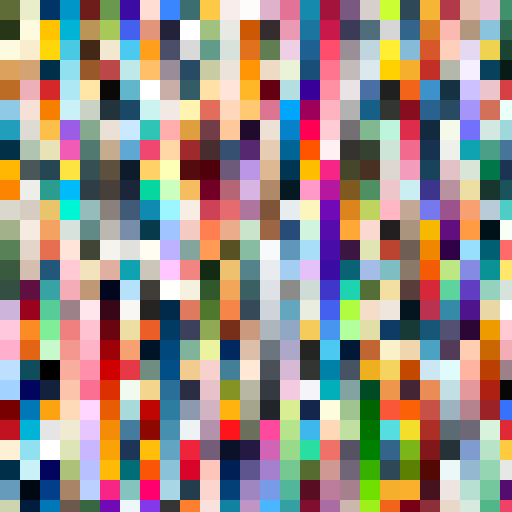
#> input picture Mask_Image/square_mask.png, 512 x 512 px, found by its file name
$ jupyter execute --allow-errors Googlenews.ipynb
#> lines starting #> are read from the running program, lines starting #| are printed output that depends on the picture; after the words box and inside, x2 and y2 are one past the last pixel; in counts of white or black regions, pixels touching at a corner belong together
# 匯入模組

```
pip install pandas
pip install jieba
pip install GoogleNews
pip install matplotlib
pip install Pillow
pip install numpy
pip install scipy
pip install wordcloud
```

[cell 1]
# 匯入模組
import pandas as pd
import jieba
from GoogleNews import GoogleNews
from collections import Counter
import matplotlib.pyplot as plt
from datetime import datetime
from PIL import Image
import numpy as np
from scipy.ndimage import gaussian_gradient_magnitude
from wordcloud import WordCloud, ImageColorGenerator

需要知道的觀念和套件：

1. Pandas 資料處理
2. GoogleNews 爬蟲套件
3. WordCloud 文字雲套件
4. Image.open 讀取圖片
5. numpy 陣列操作
6. jieba 斷詞套件
7. datetime 日期處理

# 初始化 Google News 物件

#> (a cell that did not finish here is left out)

# 使用者輸入關鍵字

[cell 3]
# 使用者輸入關鍵字
# keyword = input("請輸入要搜尋的關鍵字: ")
keyword = "柯文哲"
#> (the rest of this cell did not finish here and is left out)

# 顯示搜尋結果

#> (a cell that did not finish here is left out)

# 停用詞過濾

#> (a cell that did not finish here is left out)

   - `^` 表示字符串的開始
   - `[a-zA-Z]` 表示任何英文字母（大寫或小寫）
   - `+` 表示前面的字符至少出現一次
   - `$` 表示字符串的結束
   -  `.*`：匹配任意字符（除換行符外）零次或多次

# 計算文字出現次數

#> (a cell that did not finish here is left out)

# 從字典取出資料

字典可以使用的方法
['clear', 'copy', 'fromkeys', 'get', 'items', 'keys',

'pop', 'popitem', 'setdefault', 'update', 'values']

[cell 7]
# [8 lines of commented-out code are left out]

words = []
counts = []

print("--"*60)

#> (the rest of this cell did not finish here and is left out)

# 使用 Pandas 排序呈現資料

練習用 Series 方式加入

[cell 8]
# 創建一個 pandas Series，使用單字作為索引，詞頻作為值
word_count_series = pd.Series(data=counts, index=words, name='一維陣列詞頻Series')
print(word_count_series.info())
print(word_count_series.head)
print("--"*60)

[cell 9]
word_text_series = pd.Series(data=words, name='一維陣列文字Series')
print(word_text_series.info())

print("--"*60)
print(word_text_series.head)

[cell 10]
# 將單一 Series 轉換為 DataFrame
df = word_count_series.reset_index()
df.columns = ['word', 'count']  # 重命名列
print(df.info())
print(df.head)

[cell 11]
# 將多個 Series 轉換為 DataFrame

# 重置兩個 Series 的索引
word_text_series = word_text_series.reset_index(drop=True)
word_count_series = word_count_series.reset_index(drop=True)

# 使用 concat 創建 DataFrame
df = pd.concat([word_text_series, word_count_series], axis=1)

# 重命名列
df.columns = ['word', 'count']

# 移除任何包含 NaN 的行
df = df.dropna()

# 顯示 DataFrame 的資訊
print(df.info())

# 顯示 DataFrame 的前幾行
print("\nDataFrame 預覽：")
print(df.head())

# # 如果需要，可以按計數降序排序
# df_sorted = df.sort_values('count', ascending=False).reset_index(drop=True)

# # 顯示排序後的 DataFrame 前幾行
# print("\n排序後：")
# print(df_sorted.head())

#> (a cell that did not finish here is left out)

# 製作文字雲圖片遮罩

[cell 13]
# 詢問使用者字體檔案路徑
# font_path_input = input("請輸入中文字體的檔案路徑: ")
font_path_input = "/Users/larry/Github/Python-WordCloud/TaipeiSansTCBeta-Bold.ttf"
print(font_path_input)
# 文字雲圖片遮罩檔案路徑
img_path = "./Mask_Image/Square_mask.png"

# 讀取遮罩圖片，轉換為 RGB，調整大小，然後轉換為 numpy 陣列
mask_color = np.array(Image.open(img_path).convert("RGB").resize((960, 540)))
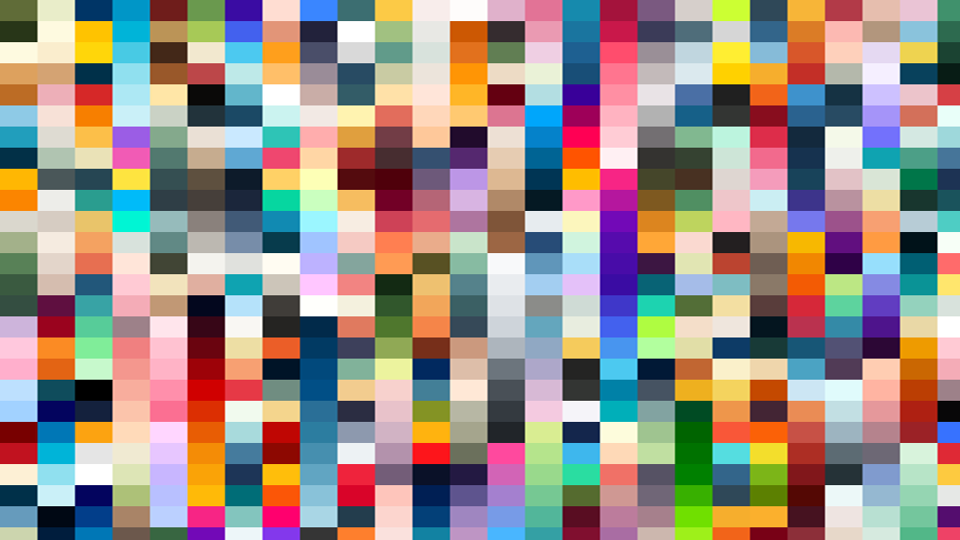
#> mask_color: shape (540, 960, 3); mean R, G, B 154.3, 141.7, 134.5

print("mask_color.shape:", mask_color.shape)
#| mask_color.shape: (540, 960, 3)

# 查看 mask_color 的類型和屬性
print("Type of mask_color:", type(mask_color))
#| Type of mask_color: <class 'numpy.ndarray'>
print("Shape of mask_color:", mask_color.shape)
#| Shape of mask_color: (540, 960, 3)
print("Data type of mask_color:", mask_color.dtype)
#| Data type of mask_color: uint8
# print("Attributes and methods of array:", dir(mask_color))

# 高精度尺寸圖適用
# # 每隔 n 個像素取一個像素
# mask_color = mask_color[::2, ::2]

# # 處理遮罩圖片 黑色區域不會生成圖片
mask_image = mask_color.copy()

# 顯示原始遮罩圖片
plt.figure(figsize=(10, 5))
plt.subplot(1, 2, 1)
plt.imshow(mask_image)
plt.title("Original Mask")

threshold = 10  # 根據圖片調整閾值
mask_image[np.all(mask_image < threshold, axis=2)] = 255
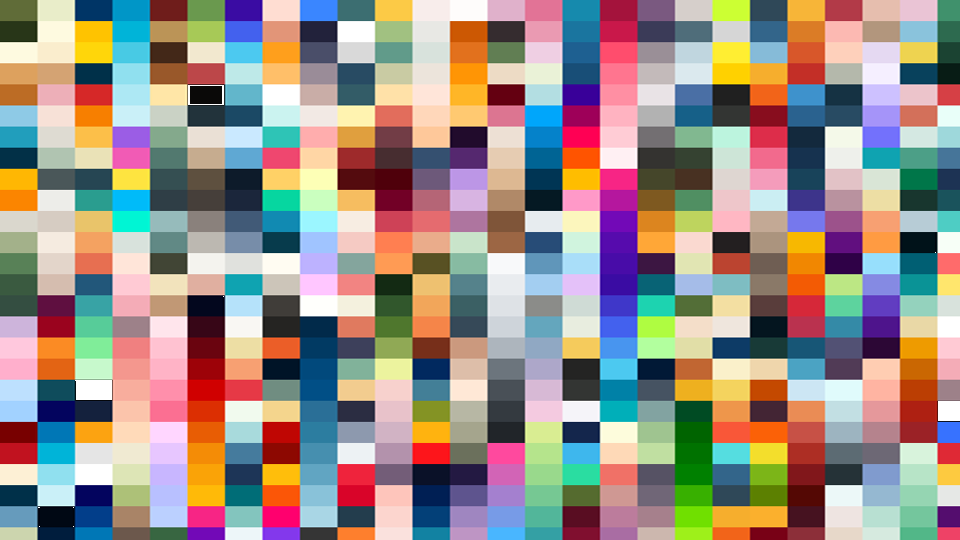
#> mask_image: shape (540, 960, 3); 0.25% of pixels changed, all inside (x1, y1, x2, y2) = (38, 85, 960, 527)

print("Processed mask shape:", mask_image.shape)
#| Processed mask shape: (540, 960, 3)

# 顯示處理後的遮罩圖片
plt.subplot(1, 2, 2)
plt.imshow(mask_image)
plt.title("Processed Mask")

plt.tight_layout()
plt.show()
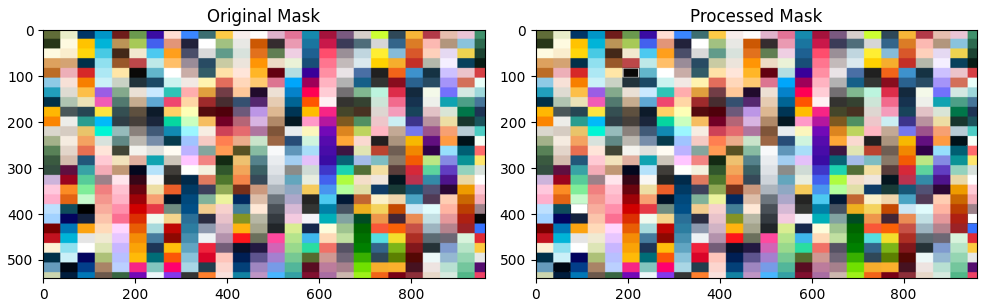
#> figure drawn by matplotlib, 2 panels

# 打印被濾掉的像素數量
filtered_pixels = np.sum(np.all(mask_image == 255, axis=2))
#> filtered_pixels = 4104
total_pixels = mask_image.shape[0] * mask_image.shape[1]
#> total_pixels = 518400
print(f"被濾掉的像素數量：{filtered_pixels}，總像素數：{total_pixels}（佔比：{filtered_pixels/total_pixels*100:.2f}%）")
#| 被濾掉的像素數量：4104，總像素數：518400（佔比：0.79%）

# # 邊緣檢測
# edges = np.mean([gaussian_gradient_magnitude(mask_color[:, :, i] / 255., 2) for i in range(3)], axis=0)

# 邊緣檢測
edges = np.zeros_like(mask_color[:,:,0], dtype=np.float64)  # 創建一個與遮罩圖片同大小的零矩陣

for i in range(3):  # 遍歷RGB三個通道
    # 對每個通道應用高斯梯度幅值
    # 255.0 用於將像素值歸一化到 0-1 範圍
    # 2 是高斯核的標準差，控制邊緣檢測的敏感度
    gradient = gaussian_gradient_magnitude(mask_color[:,:,i] / 255.0, sigma=2)
    edges += gradient  # 累加每個通道的梯度
#> this loop made 3 passes
#> pass 1, `gradient = gaussian_gradient_magnitude(mask_color[:,:,i] / 255.0, sigm..`:
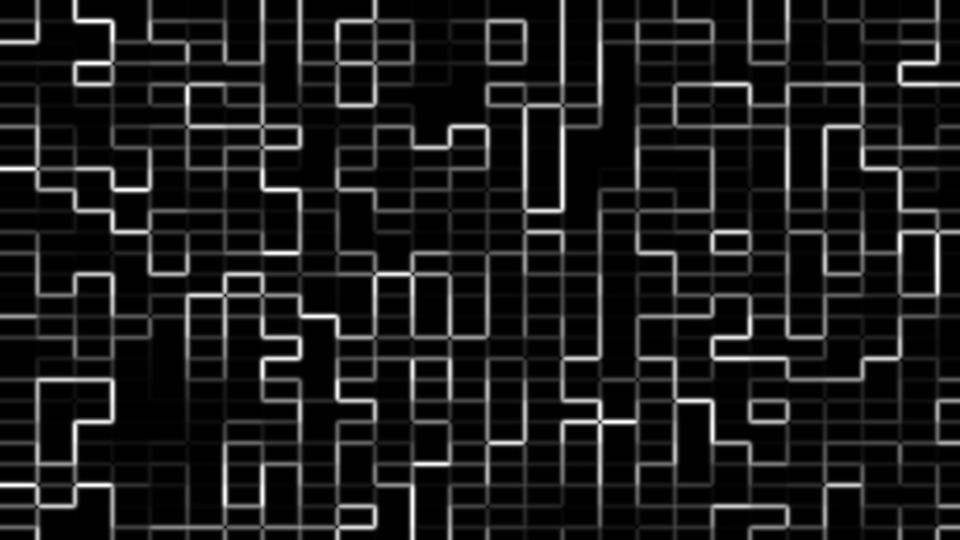
#> gradient: shape (540, 960) float64; min 0, max 0.195, mean 0.0199; drawn with min black and max white
#> pass 2, `gradient = gaussian_gradient_magnitude(mask_color[:,:,i] / 255.0, sigm..`:
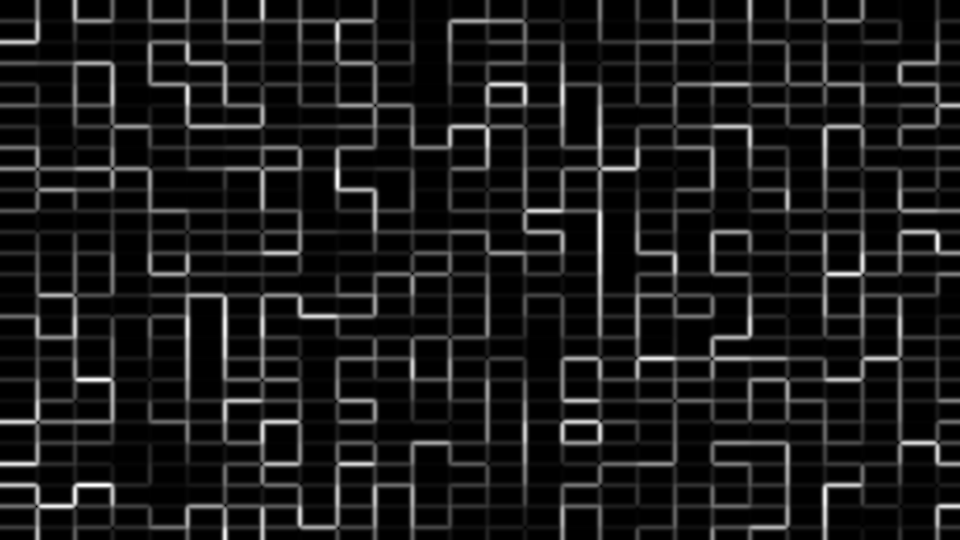
#> gradient: shape (540, 960) float64; min 0, max 0.193, mean 0.0184; drawn with min black and max white
#> pass 2, `edges += gradient`:
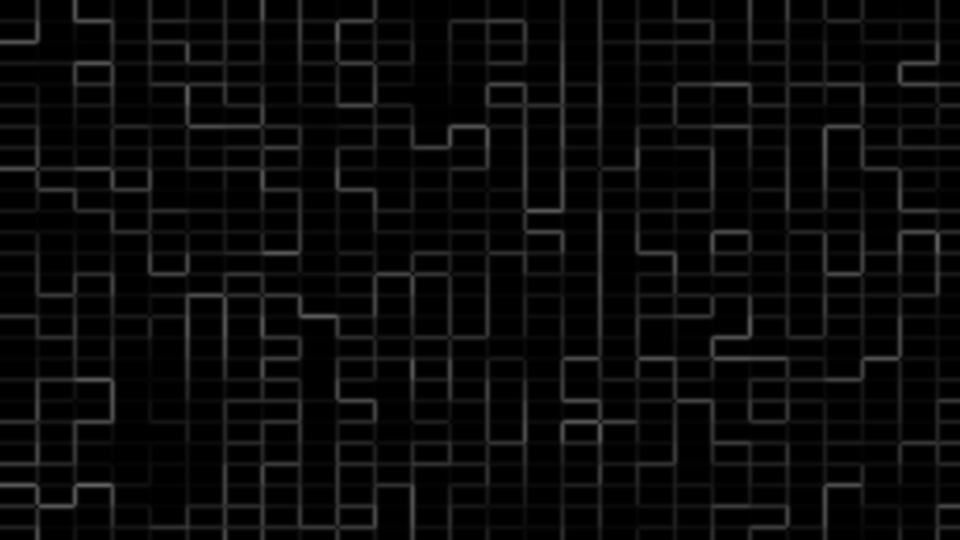
#> edges: shape (540, 960) float64; min 0, max 0.386, mean 0.0384
#> pass 3, `gradient = gaussian_gradient_magnitude(mask_color[:,:,i] / 255.0, sigm..`:
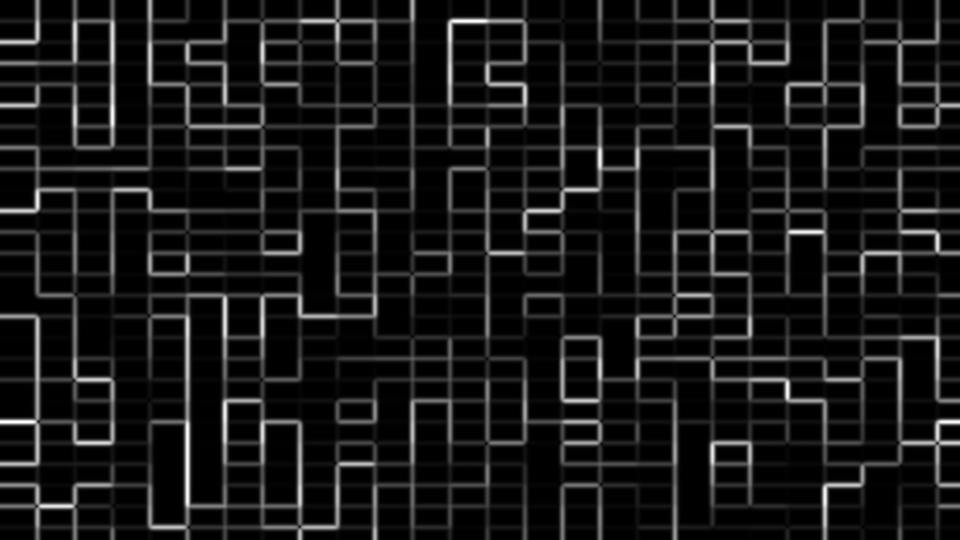
#> gradient: shape (540, 960) float64; min 0, max 0.195, mean 0.0175; drawn with min black and max white
#> after the loop:
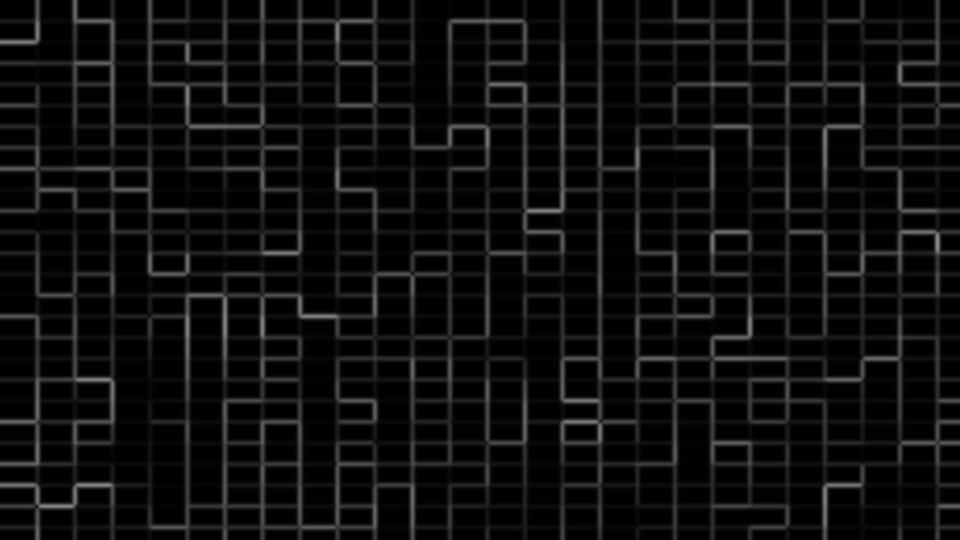
#> edges: shape (540, 960) float64; min 0, max 0.553, mean 0.0559

edges /= 3  # 取三個通道的平均值
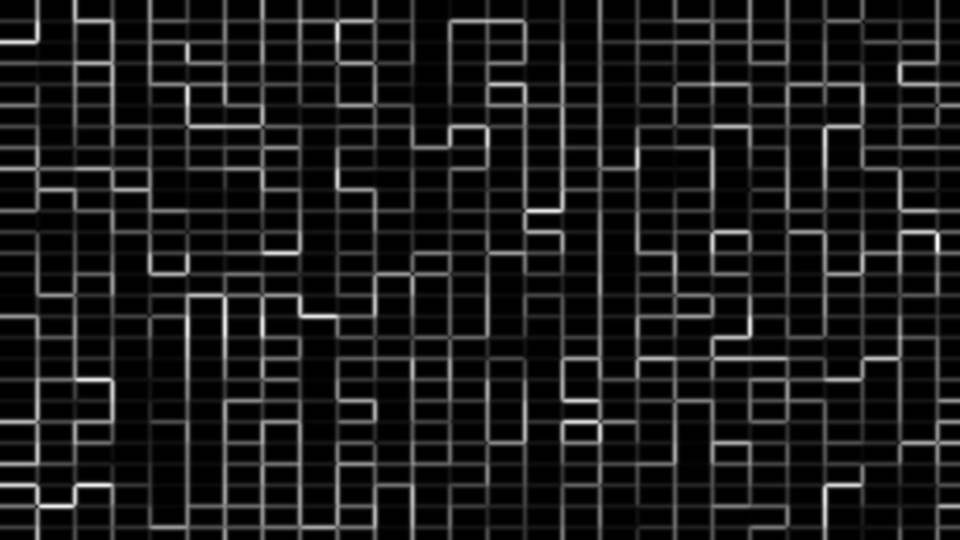
#> edges: shape (540, 960) float64; min 0, max 0.184, mean 0.0186; drawn with min black and max white

# 將高於閾值的邊緣像素設為白色
mask_image[edges > 0.95] = 255

"""

AI answer: 待釐清

這個版本的代碼做了以下事情：

1. 創建一個與單個顏色通道相同大小的零矩陣。
2. 遍歷三個顏色通道（RGB）。
3. 對每個通道計算高斯梯度幅值。
4. 將每個通道的梯度累加到 `edges` 矩陣中。
5. 最後，將累加的結果除以 3 來獲得平均值。

這個方法實現了與原始代碼相同的功能，但避免了使用列表推導式和 `np.mean` 的 `axis` 參數，可能更容易理解每一步在做什麼。最後，仍然將高於閾值的邊緣像素設為白色，以在遮罩中突出顯示邊緣。


- 高斯梯度幅值越低 → 越可能是平滑區域（非邊緣）

- 高斯梯度幅值越高 → 越可能是邊緣

邊緣設為白色不就是不明顯了嗎？

您提出了一個很好的觀察。讓我解釋一下這個看似矛盾的做法的原因：

1. 在生成詞雲的上下文中，白色（255）通常代表可以放置文字的區域。

2. 將邊緣設為白色的目的不是為了在最終的詞雲中使邊緣更明顯，而是為了指導詞雲生成算法在哪裡可以放置文字。

3. 通過將邊緣設為白色，我們實際上是告訴詞雲生成器："這些是圖像的重要特徵，你可以在這些地方放置文字"。

4. 這樣做的結果是，文字會傾向於沿著原始圖像的輪廓和主要特徵分布，而不是隨機分布或覆蓋重要的視覺元素。

5. 在最終的詞雲中，這些邊緣不會直接可見，但它們會影響文字的排列方式，使得詞雲的整體形狀能夠反映原始圖像的輪廓。

所以，雖然在遮罩圖像中邊緣被設為白色看起來不明顯，但這實際上是為了在生成詞雲時保留原始圖像的結構和形狀。最終的效果是，生成的詞雲會呈現出原始圖像的大致輪廓，而不是完全忽視圖像的特徵。

如果您想要在最終的詞雲中使邊緣更加明顯，可以考慮相反的方法：將邊緣設為黑色或其他深色，這樣詞雲生成器就會避免在這些區域放置文字，從而在視覺上保留原始圖像的輪廓。

"""

# 將高於閾值的邊緣像素設為白色

# 顏色生成
#> (the rest of this cell did not finish here and is left out)
